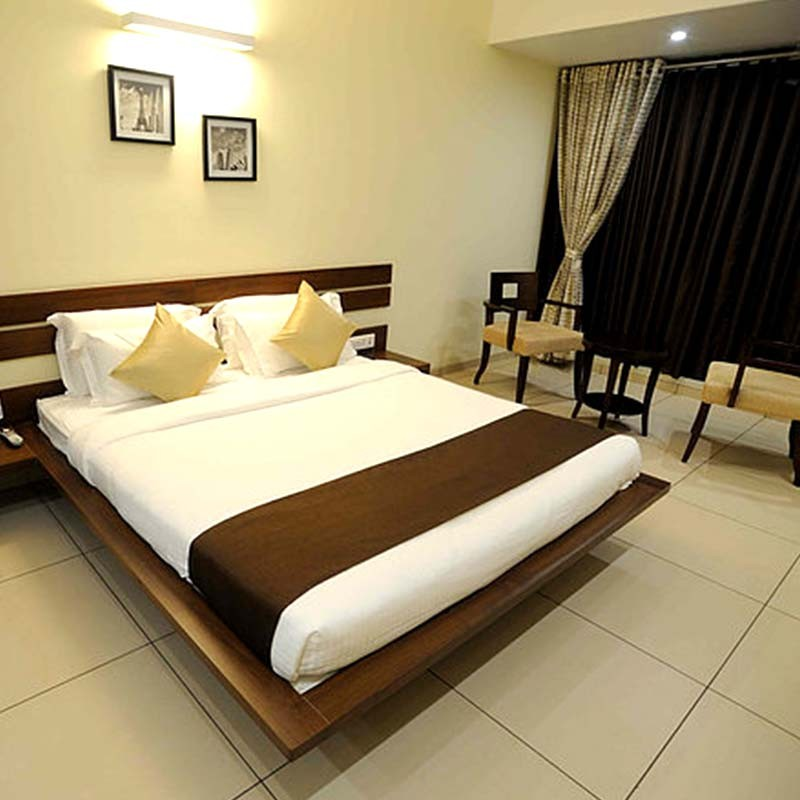
#> input picture eight.jpg, 800 x 800 px, found by its file name
$ python rotation.py
#> lines starting #> are read from the running program, lines starting #| are printed output that depends on the picture
import cv2
image=cv2.imread("eight.jpg")
#> image is the input picture: shape (800, 800, 3); mean B, G, R 107.5, 141.6, 156.8

h,w=image.shape[:2]
#> h = 800; w = 800
center=(w//2,h//2)
#> center = (400, 400)

image1=image[200:700,50:600]
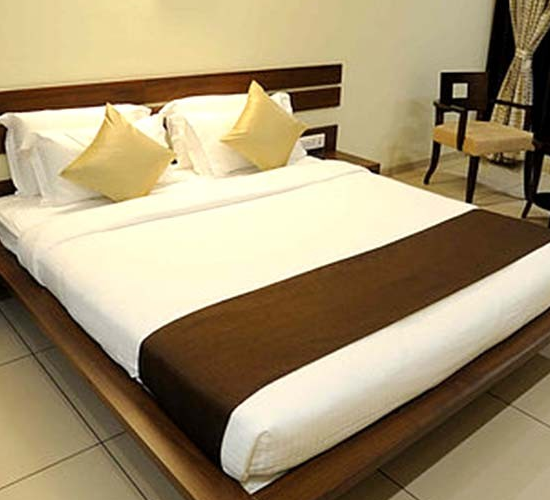
#> image1: shape (500, 550, 3); mean B, G, R 113.2, 147, 163.9

M=cv2.getRotationMatrix2D(center,90,1.0)
rotated=cv2.warpAffine(image1,M,(w,h))
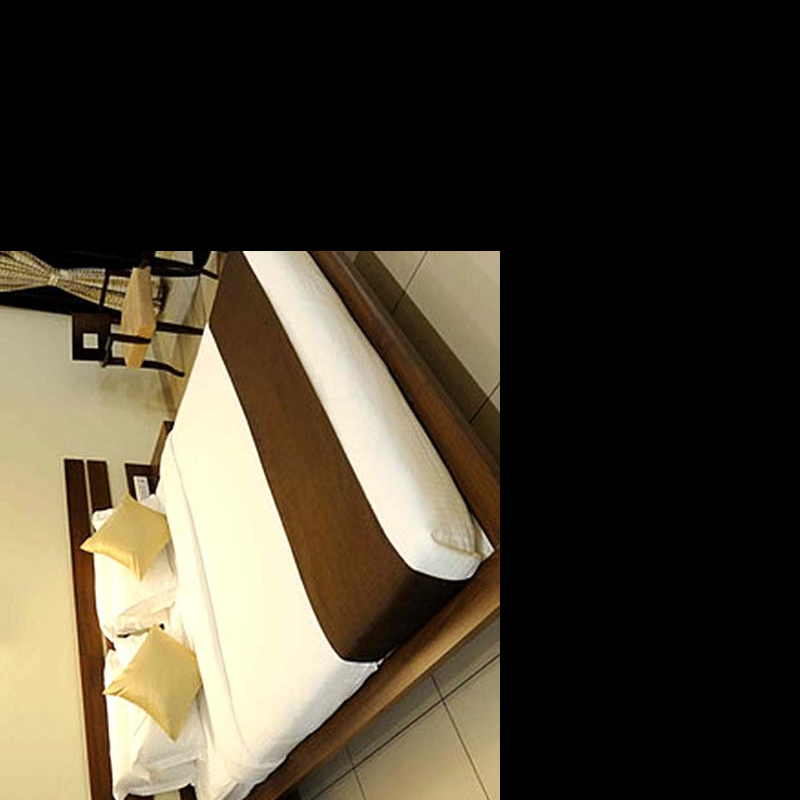
#> rotated: shape (800, 800, 3); mean B, G, R 48.6, 63.1, 70.3

cv2.imshow("Original Image:",image)
cv2.imshow("Rotated image",rotated)

cv2.waitKey(0)
cv2.destroyAllWindows()
